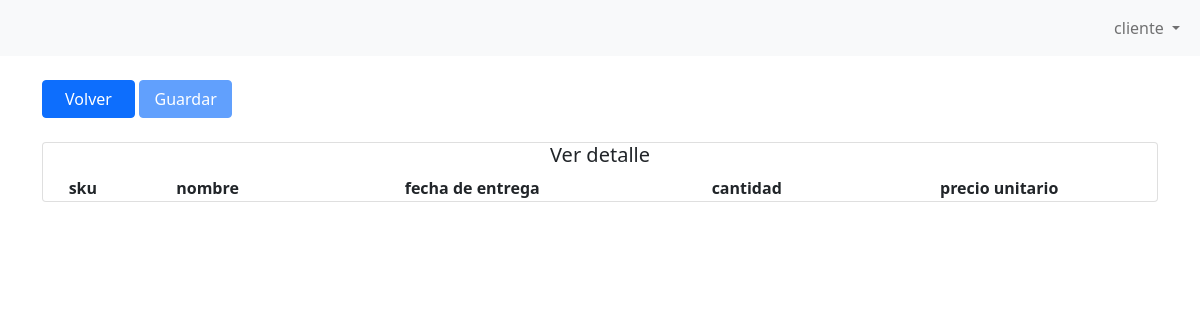
Page /detalle (signed in) on the earlier database version.
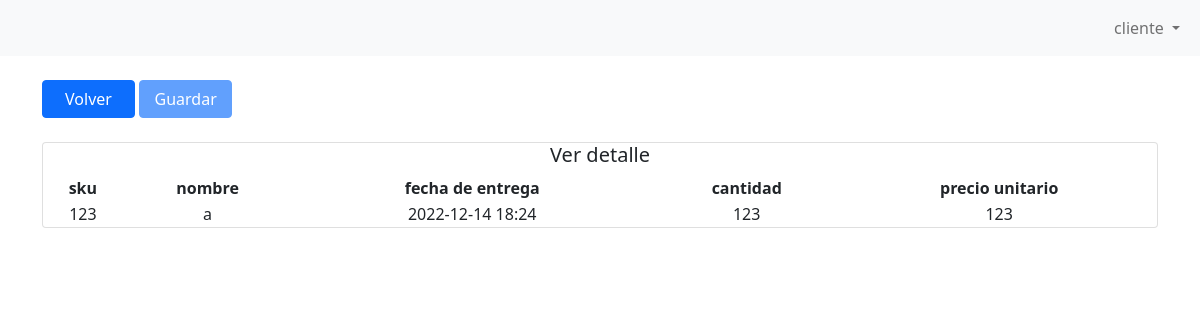
Same page on the later database version.
### tables this page shows
CREATE TABLE producto(
  sku INTEGER PRIMARY KEY UNIQUE NOT NULL,
  nombre TEXT NOT NULL,
  fechaentrega TEXT NOT NULL,
  cantidad INTEGER NOT NULL,
  precioU INTEGER NOT NULL
);

### mysite/views.py (the view)
@bp.route('/detalle', methods=['GET'])
@auth.login_required
def detalle():
    if g.user['tipo'] == "cliente":
        return render_template("detalle.html", items = read_db_col("producto", "sku"))
    else:
        return render_template("detalle.html", items = read_db_col("OCcliente", "id"))

### mysite/auth.py (called while the page is built)
@bp.before_app_request
def load_logged_in_user():
    user_id = session.get('user_id')
    if user_id is None:
        g.user = None
    else:
        g.user = get_db().execute(
            'SELECT * FROM usuario WHERE id = ?', (user_id,)
        ).fetchone()

def login_required(view):
    @functools.wraps(view)
    def wrapped_view(**kwargs):
        if g.user is None:
            return redirect(url_for('auth.login'))
        return view(**kwargs)
    return wrapped_view

### mysite/db.py (called while the page is built)
def get_db():
    if 'db' not in g:
        g.db = sqlite3.connect(
            current_app.config['DATABASE'],
            detect_types=sqlite3.PARSE_DECLTYPES
        )
        g.db.row_factory = sqlite3.Row
    return g.db

def get_db_row():
    conn = sqlite3.connect(current_app.config['DATABASE'])
    conn.row_factory = sqlite3.Row
    return conn

def read_db_col(table, col):
    conn = get_db_row()
    data = conn.execute(f'SELECT * FROM {table} WHERE {col} = {col}').fetchall();
    return data

### mysite/templates/detalle.html (shortened to what this page needs)
{% extends 'base.html' %}
{% block item2 %}
{% if g.user %}
<li class="nav-item dropdown">
  <a class="nav-link dropdown-toggle" href="#" id="navbarDropdown" role="button" data-bs-toggle="dropdown" aria-expanded="false"> {{ g.user['nombre'] }} </a>
</li>
{% endif %}
{% endblock item2 %}
{% block body %}
    <br>
    <div class="container">
      <a href="{{ url_for('vista.inicio') }}" class="btn btn-primary col-sm-1">Volver</a>
      <a href="#" class="btn btn-primary col-sm-1 disabled">Guardar</a>
    </div><br>
    <div class="container">
      <div class="card text-center mx-auto">
        <h5 style="text-align: center;">Ver detalle</h5>
    <table class="table-active">
        <thead>
        {% if g.user['tipo'] == "cliente" %}
          <tr>
            <th scope="col">sku</th>
            <th scope="col">nombre</th>
            <th scope="col">fecha de entrega</th>
            <th scope="col">cantidad</th>
            <th scope="col">precio unitario</th>
            </tr>
        {% endif %}
        </thead>
        <tbody>
        {% if g.user['tipo'] == "cliente" %}
            {% for item in items %}
            <tr>
              <td scope="row">{{ item.sku }}</td>
              <td scope="row">{{ item.nombre }}</td>
              <td scope="row">{{ item.fechaentrega.replace("T", " ") }}</td>
              <td scope="row">{{ item.cantidad }}</td>
              <td scope="row">{{ item.precioU }}</td>
            </tr>
            {% endfor %}
        {% endif %}
        </tbody>
        </table>
    </div>
    </div>
{% endblock body %}

Differences in the rows shown:
added producto: sku "123", nombre "a", fechaentrega.replace "2022-12-14 18:24", cantidad "123", precioU "123"
